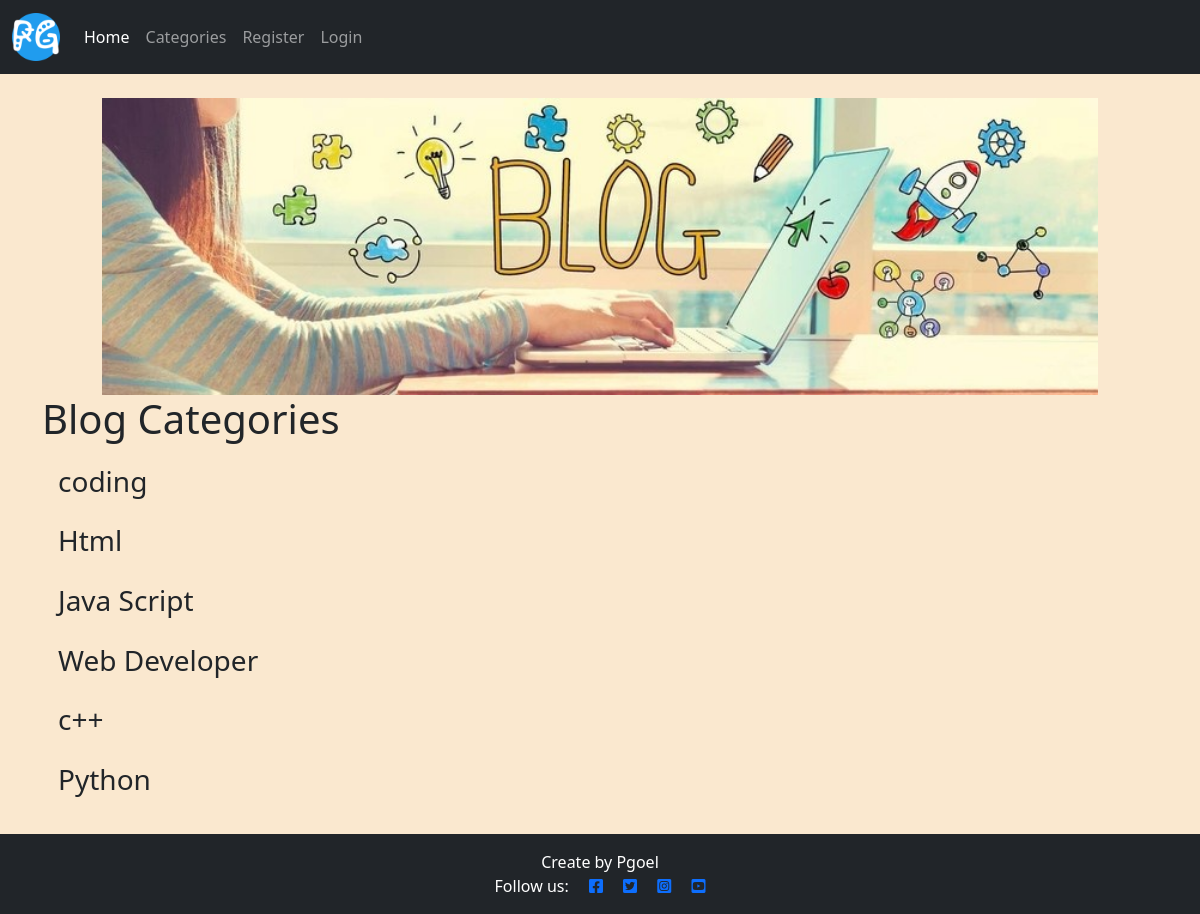
The page /category-list/ on the database its author committed.
### blogapp/models.py (models this page shows, shortened)
class Category(models.Model):
    name = models.CharField(max_length=255, unique=True)
    def __str__(self):
        return self.name

### blogapp/views.py (the view)
# urls.py: path('category-list/',CategoryListView, name='category'),
def CategoryListView(request):
    cat_menu_list = Category.objects.all()
    return render(request, 'category.html',{'cat_menu_list': cat_menu_list})

### templates/category.html (shortened to what this page needs)
{% extends 'base.html' %}
{% block content %}
    <h1>Blog Categories</h1>
        {% for item in cat_menu_list %}
            <h3><a class="dropdown-item" href="{% url 'category' item %}">{{ item }}</a></h3>
        {% endfor %}
        <br>
        <br>
        <br>
{% endblock %}

### static/css/style.css (style rules this page uses)
body { background-color: rgb(250, 232, 207); }

### rows shown on the page
Category: name "coding"
Category: name "Html"
Category: name "Java Script"
Category: name "Web Developer"
Category: name "c++"
Category: name "Python"
